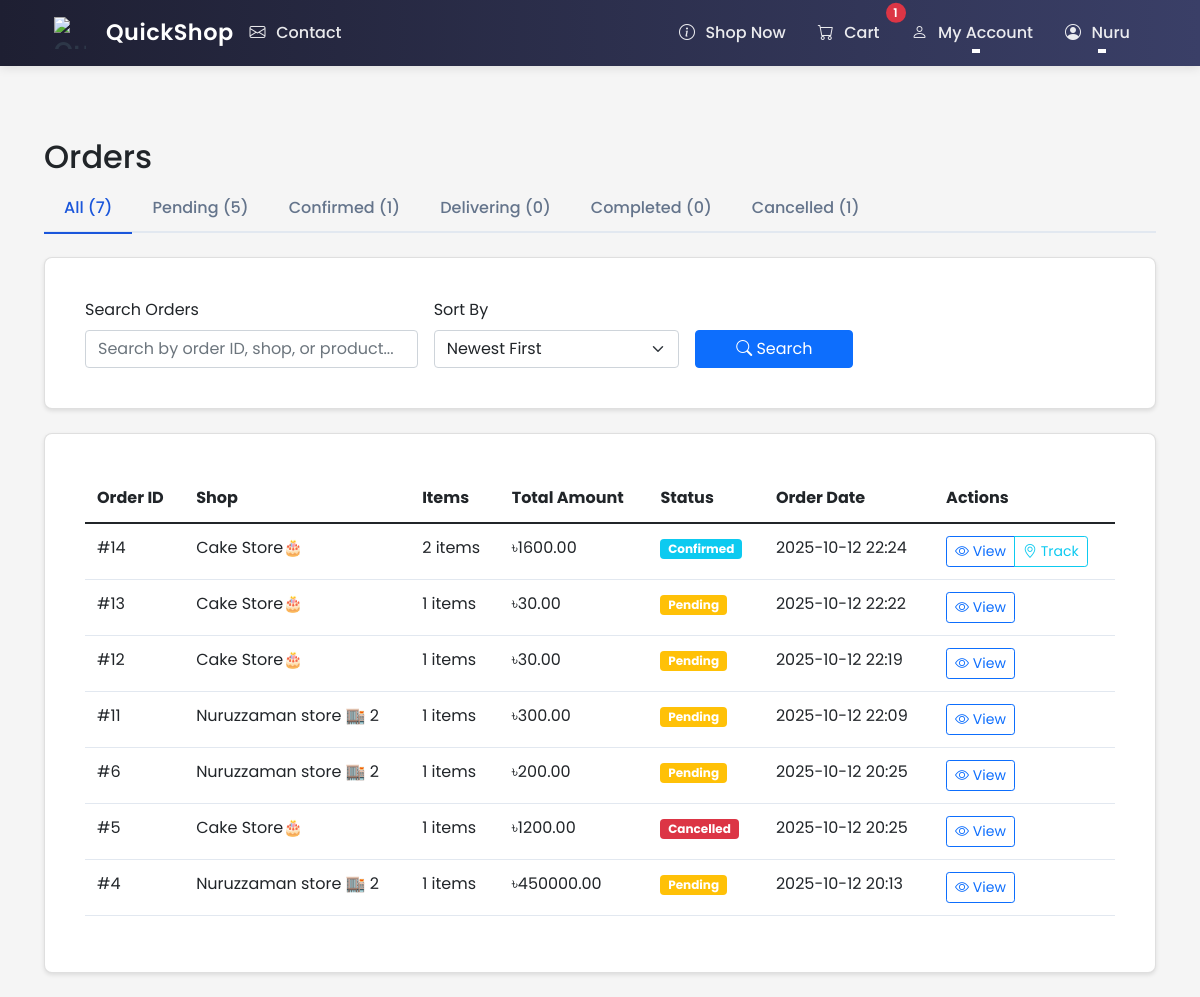
Page /user/orders (signed in) on the committed database.
### ecommerce/models/user.py (models this page shows, shortened)
class User(UserMixin, db.Model):
    id = db.Column(db.Integer, primary_key=True)
    username = db.Column(db.String(80), unique=True, nullable=False)
    email = db.Column(db.String(120), unique=True, nullable=False)
    password_hash = db.Column(db.String(128))
    role = db.Column(db.String(20), nullable=False, default='user')  # user, shop_owner, delivery, admin
    phone = db.Column(db.String(20))  # Added phone number field
    location_lat = db.Column(db.Float)
    location_lng = db.Column(db.Float)
    address = db.Column(db.String(200))
    created_at = db.Column(db.DateTime, default=datetime.utcnow)
    updated_at = db.Column(db.DateTime, default=datetime.utcnow, onupdate=datetime.utcnow)
    is_active = db.Column(db.Boolean, default=True)
    email_notifications = db.Column(db.Boolean, default=True)
    orders = db.relationship('Order', lazy=True, foreign_keys='Order.customer_id')
    shop = db.relationship('Shop', backref='owner', lazy=True, uselist=False)
    deliveries = db.relationship('Order', backref='assigned_delivery_person', lazy=True,
                               foreign_keys='Order.delivery_person_id')

### ecommerce/models/order.py (models this page shows, shortened)
class Order(db.Model):
    id = db.Column(db.Integer, primary_key=True)
    customer_id = db.Column(db.Integer, db.ForeignKey('user.id'), nullable=False)
    shop_id = db.Column(db.Integer, db.ForeignKey('shop.id'), nullable=False)
    delivery_person_id = db.Column(db.Integer, db.ForeignKey('user.id'))
    status = db.Column(db.String(20), nullable=False, default='pending')
    confirmed = db.Column(db.Boolean, default=False)  # New column to track confirmation
    total_amount = db.Column(db.Float, nullable=False, default=0.0)
    delivery_fee = db.Column(db.Float, nullable=False, default=5.0)  # Default delivery fee
    delivery_address = db.Column(db.String(200), nullable=True)  # Made nullable
    delivery_lat = db.Column(db.Float, nullable=True)  # Made nullable for consistency
    delivery_lng = db.Column(db.Float, nullable=True)  # Made nullable for consistency
    created_at = db.Column(db.DateTime, default=datetime.utcnow)
    updated_at = db.Column(db.DateTime, default=datetime.utcnow, onupdate=datetime.utcnow)
    estimated_delivery_time = db.Column(db.DateTime)
    special_instructions = db.Column(db.Text)
    payment_method = db.Column(db.String(20), nullable=False, default='cod')  # cod, bkash, nagad, card
    payment_status = db.Column(db.String(20), nullable=False, default='pending')  # pending, paid, failed
    payment_details = db.Column(db.JSON)  # Store payment method specific details
    payment_transaction_id = db.Column(db.String(100))  # For online payments
    items = db.relationship('OrderItem', backref='order', lazy=True, cascade='all, delete-orphan')
    customer = db.relationship('User', foreign_keys=[customer_id])
    delivery_person = db.relationship('User', foreign_keys=[delivery_person_id], backref='delivery_orders')
    shop = db.relationship('Shop', foreign_keys=[shop_id], backref='orders')

### ecommerce/models/shop.py (models this page shows, shortened)
class Shop(db.Model):
    id = db.Column(db.Integer, primary_key=True)
    name = db.Column(db.String(100), nullable=False)
    description = db.Column(db.Text)
    about = db.Column(db.Text)  # New field for shop-specific About content
    owner_id = db.Column(db.Integer, db.ForeignKey('user.id'), nullable=False)
    location_lat = db.Column(db.Float, nullable=True)
    location_lng = db.Column(db.Float, nullable=True)
    address = db.Column(db.String(200), nullable=True)
    approval_status = db.Column(db.String(20), server_default='pending')  # pending, approved, rejected
    images = db.relationship('Image', lazy=True,
                           foreign_keys='Image.shop_id',
                           cascade="all, delete-orphan",
                           backref=db.backref('shop_ref', lazy=True))
    phone = db.Column(db.String(20))
    email = db.Column(db.String(120))
    website = db.Column(db.String(200))
    business_hours = db.Column(db.Text)  # Stored as JSON string
    created_at = db.Column(db.DateTime, default=datetime.utcnow)
    is_active = db.Column(db.Boolean, default=False)  # Only true after approval
    products = db.relationship('Product', backref='shop', lazy=True)

### ecommerce/routes/user.py (the view, shortened to what this page needs)
@user_bp.route('/orders')
@login_required
@customer_required
def orders():
    search_query = request.args.get('q', '')
    status = request.args.get('status')
    sort = request.args.get('sort', 'newest')
    page = request.args.get('page', 1, type=int)
    per_page = 10
    query = Order.query.filter_by(customer_id=current_user.id)
    status_counts = {
        'all': query.count(),
        'pending': query.filter(Order.status == 'pending').count(),
        'confirmed': query.filter(Order.status == 'confirmed').count(),
        'delivering': query.filter(Order.status == 'delivering').count(),
        'completed': query.filter(Order.status == 'completed').count(),
        'cancelled': query.filter(Order.status == 'cancelled').count()
    }
    if status:
        query = query.filter_by(status=status)
    if sort == 'oldest':
        query = query.order_by(Order.created_at.asc())
    elif sort == 'highest':
        query = query.order_by(Order.total_amount.desc())
    elif sort == 'lowest':
        query = query.order_by(Order.total_amount.asc())
    else:  # newest
        query = query.order_by(Order.created_at.desc())
    pagination = query.paginate(page=page, per_page=per_page)
    orders = pagination.items
    return render_template('user/orders.html',
                         orders=orders,
                         pagination=pagination,
                         status_counts=status_counts,
                         current_status=status,
                         current_sort=sort,
                         search_query=search_query)

### ecommerce/templates/user/orders.html (shortened to what this page needs)
{% extends "base.html" %}
{% block content %}
<div class="container mt-4">
    <h2>Orders</h2>
    <div class="mb-4">
        <div class="nav nav-tabs">
            <a class="nav-link {{ 'active' if not current_status }}" href="{{ url_for('user.orders') }}">
                All ({{ status_counts['all'] }})
            </a>
            <a class="nav-link {{ 'active' if current_status == 'pending' }}" href="{{ url_for('user.orders', status='pending') }}">
                Pending ({{ status_counts['pending'] }})
            </a>
            <a class="nav-link {{ 'active' if current_status == 'confirmed' }}" href="{{ url_for('user.orders', status='confirmed') }}">
                Confirmed ({{ status_counts['confirmed'] }})
            </a>
            <a class="nav-link {{ 'active' if current_status == 'delivering' }}" href="{{ url_for('user.orders', status='delivering') }}">
                Delivering ({{ status_counts['delivering'] }})
            </a>
            <a class="nav-link {{ 'active' if current_status == 'completed' }}" href="{{ url_for('user.orders', status='completed') }}">
                Completed ({{ status_counts['completed'] }})
            </a>
            <a class="nav-link {{ 'active' if current_status == 'cancelled' }}" href="{{ url_for('user.orders', status='cancelled') }}">
                Cancelled ({{ status_counts['cancelled'] }})
            </a>
        </div>
    </div>
    <div class="card mb-4">
        <div class="card-body">
            <form class="row g-3" method="GET" action="{{ url_for('user.orders') }}">
                <div class="col-md-4">
                    <label class="form-label">Search Orders</label>
                    <input type="text" class="form-control" name="q"
                           value="{{ search_query }}"
                           placeholder="Search by order ID, shop, or product...">
                </div>
                <div class="col-md-3">
                    <label class="form-label">Sort By</label>
                    <select class="form-select" name="sort">
                        <option value="newest" {% if current_sort == 'newest' %}selected{% endif %}>Newest First</option>
                    </select>
                </div>
                <div class="col-md-2 d-flex align-items-end">
                    <button type="submit" class="btn btn-primary w-100">
                        <i class="bi bi-search"></i> Search
                    </button>
                </div>
            </form>
        </div>
    </div>
    <div class="card">
        <div class="card-body">
            {% if orders %}
                <div class="table-responsive">
                    <table class="table">
                        <thead>
                            <tr>
                                <th>Order ID</th>
                                <th>Shop</th>
                                <th>Items</th>
                                <th>Total Amount</th>
                                <th>Status</th>
                                <th>Order Date</th>
                                <th>Actions</th>
                            </tr>
                        </thead>
                        <tbody>
                            {% for order in orders %}
                                <tr>
                                    <td>#{{ order.id }}</td>
                                    <td>{{ order.shop.name }}</td>
                                    <td>{{ order.items|length }} items</td>
                                    <td>৳{{ "%.2f"|format(order.total_amount) }}</td>
                                    <td>
                                        <span class="badge bg-{{ {
                                            'pending': 'warning',
                                            'confirmed': 'info',
                                            'delivering': 'primary',
                                            'completed': 'success',
                                            'cancelled': 'danger'
                                        }[order.status] }}">
                                            {{ order.status|title }}
                                        </span>
                                    </td>
                                    <td>{{ order.created_at.strftime('%Y-%m-%d %H:%M') }}</td>
                                    <td>
                                        <div class="btn-group">
                                            <a href="{{ url_for('user.order_detail', order_id=order.id) }}"
                                               class="btn btn-sm btn-outline-primary">
                                                <i class="bi bi-eye"></i> View
                                            </a>
                                            {% if order.status in ['delivering', 'confirmed'] %}
                                                <a href="{{ url_for('user.track_order', order_id=order.id) }}"
                                                   class="btn btn-sm btn-outline-info">
                                                    <i class="bi bi-geo-alt"></i> Track
                                                </a>
                                            {% endif %}
                                        </div>
                                    </td>
                                </tr>
                            {% endfor %}
                        </tbody>
                    </table>
                </div>
            {% else %}
                <div class="text-center py-4">
                    <p class="text-muted mb-0">No orders found matching your criteria.</p>
                </div>
            {% endif %}
        </div>
    </div>
</div>
{% endblock %}

### ecommerce/templates/base.html (shortened to what this page needs)
<!DOCTYPE html>
<html lang="en">
<head>
    <link href="https://cdn.jsdelivr.net/npm/bootstrap@5.1.3/dist/css/bootstrap.min.css" rel="stylesheet">
    <link rel="stylesheet" href="https://cdn.jsdelivr.net/npm/bootstrap-icons@1.7.2/font/bootstrap-icons.css">
    <link rel="stylesheet" href="{{ url_for('static', filename='css/style.css') }}">
</head>
<body class="d-flex flex-column min-vh-100">
    <nav class="navbar navbar-expand-lg navbar-light">
        <div class="container">
            <a class="logo" href="{{ url_for('main.index') }}">
                <span class="logo-icon">
                    <img src="https://cdn-icons-png.flaticon.com/512/1162/1162456.png" alt="QuickShop" style="width: 32px; height: 32px;">
                </span>
                <span class="logo" style="color: #ffffff; font-size: 1.4rem; font-weight: 600; margin-left: 8px;">QuickShop</span>
            </a>
            <div class="collapse navbar-collapse" id="navbarNav">
                <ul class="navbar-nav me-auto">
                    <li class="nav-item">
                        <a class="nav-link" href="{{ url_for('main.contact_page') }}">
                            <i class="bi bi-envelope"></i> Contact
                        </a>
                    </li>
                </ul>
                <ul class="navbar-nav ms-auto">
                    {% if current_user.is_authenticated %}
                        {% if current_user.role == 'admin' %}
                        <li class="nav-item">
                            <a class="nav-link" href="{{ url_for('admin.dashboard') }}">
                                <i class="bi bi-speedometer2"></i> Admin Panel
                            </a>
                        </li>
                        <li class="nav-item dropdown">
                            <a class="nav-link dropdown-toggle" href="#" role="button" data-bs-toggle="dropdown">
                                <i class="bi bi-gear"></i> Manage
                            </a>
                            <ul class="dropdown-menu">
                                <li>
                                    <a class="dropdown-item" href="{{ url_for('admin.orders') }}">
                                        <i class="bi bi-box-seam"></i> Orders
                                    </a>
                                </li>
                                <li>
                                    <a class="dropdown-item" href="{{ url_for('admin.manage_shops') }}">
                                        <i class="bi bi-shop"></i> Shops
                                    </a>
                                </li>
                                <li>
                                    <a class="dropdown-item" href="{{ url_for('admin.manage_delivery') }}">
                                        <i class="bi bi-truck"></i> Delivery
                                    </a>
                                </li>
                                <li>
                                    <a class="dropdown-item" href="{{ url_for('admin.settings') }}">
                                        <i class="bi bi-gear"></i> Settings
                                    </a>
                                </li>
                            </ul>
                        </li>
                        {% else %}
                        <li class="nav-item">
                            <a class="nav-link" href="{{ url_for('shop.index') }}" </a>
                                <i class="bi bi-info-circle"></i> Shop Now
                            </a>
                        </li>
                        <li class="nav-item">
                            <a class="nav-link position-relative" href="{{ url_for('main.cart') }}">
                                <i class="bi bi-cart"></i> Cart
                                <span class="position-absolute top-0 start-100 translate-middle badge rounded-pill bg-danger cart-count">
                                </span>
                            </a>
                        </li>
                        <li class="nav-item dropdown">
                            <a class="nav-link dropdown-toggle" href="#" role="button" data-bs-toggle="dropdown">
                                <i class="bi bi-person"></i> My Account
                            </a>
                        </li>
                        {% endif %}
                        <li class="nav-item dropdown">
                            <a class="nav-link dropdown-toggle" href="#" role="button" data-bs-toggle="dropdown">
                                <i class="bi bi-person-circle"></i> {{ current_user.username }}
                            </a>
                        </li>
                    {% endif %}
                </ul>
            </div>
        </div>
    </nav>
    <div class="flash-messages-container">
    </div>
    <main class="flex-shrink-0">
        {% block content %}{% endblock %}
    </main>
</body>
</html>

### rows in the picture
User: username "Nuru"
Order: id "14", shop.name "Cake Store🎂", items|length "2", total_amount "1600.00", status "Confirmed", created_at "2025-10-12 22:24"
Order: id "13", shop.name "Cake Store🎂", items|length "1", total_amount "30.00", status "Pending", created_at "2025-10-12 22:22"
Order: id "12", shop.name "Cake Store🎂", items|length "1", total_amount "30.00", status "Pending", created_at "2025-10-12 22:19"
Order: id "11", shop.name "Nuruzzaman store 🏬 2", items|length "1", total_amount "300.00", status "Pending", created_at "2025-10-12 22:09"
Order: id "6", shop.name "Nuruzzaman store 🏬 2", items|length "1", total_amount "200.00", status "Pending", created_at "2025-10-12 20:25"
Order: id "5", shop.name "Cake Store🎂", items|length "1", total_amount "1200.00", status "Cancelled", created_at "2025-10-12 20:25"
Order: id "4", shop.name "Nuruzzaman store 🏬 2", items|length "1", total_amount "450000.00", status "Pending", created_at "2025-10-12 20:13"

### other values in the picture
{{ status_counts['all'] }} "7"
{{ status_counts['pending'] }} "5"
{{ status_counts['confirmed'] }} "1"
{{ status_counts['delivering'] }} "0"
{{ status_counts['completed'] }} "0"
{{ status_counts['cancelled'] }} "1"
